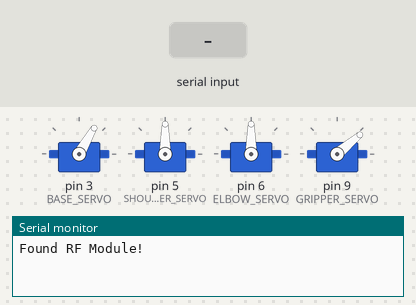
Simulated run of this sketch. Board: Arduino Uno, built with avr-gcc and run on an emulated ATmega328P. Parts: 4 × servo, the last lines printed to the serial monitor. The test bench sets the inputs (shaded band). No radio packets arrive unless stated.

Above: at 1.2 s.
1.3 s: "S" received over the second serial link
At 3.9 s:
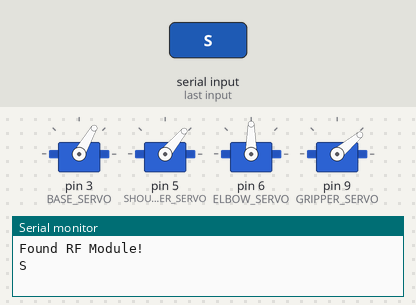
4.3 s: "E" received over the second serial link
At 7.7 s:
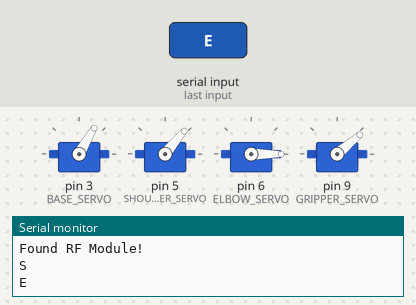
9.2 s: "B90\n" received over the second serial link
At 11.6 s:
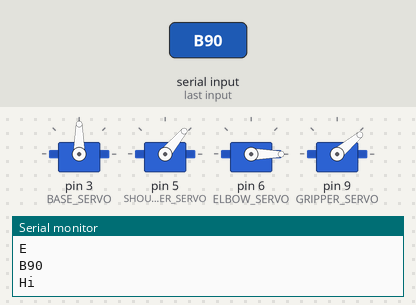
12.2 s: "B,45\n" received over the second serial link
At 16.2 s:
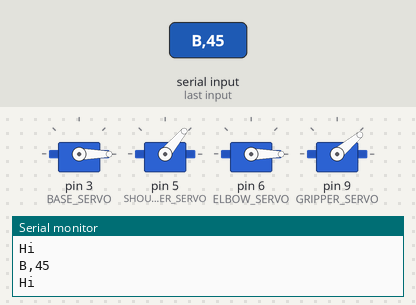
Timing chart, 0 to 17.7 s (numbered marks = the images above; inputs shaded):
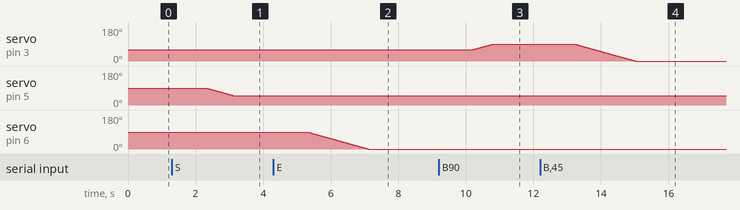

The sketch:

Robotic_Arm_Receiver.ino
```cpp
#include <Servo.h>
#include <SPI.h>
#include "RF24.h"
#include <SoftwareSerial.h>
#include <SimpleTimer.h>

#define BASE_SERVO 3
#define SHOULDER_SERVO 5
#define ELBOW_SERVO 6
#define GRIPPER_SERVO 9

#define BASE_START_POS 60
#define SHOULDER_START_POS 90
#define ELBOW_START_POS 90
#define GRIPPER_START_POS 40

//Define the Maximum possible position for the servos
#define BASE_MAX_POS 180
#define SHOULDER_MAX_POS 180
#define ELBOW_MAX_POS 120
#define GRIPPER_MAX_POS 180

//Define the Maximum possible position for the servos
#define BASE_MIN_POS 0
#define SHOULDER_MIN_POS 50
#define ELBOW_MIN_POS 0
#define GRIPPER_MIN_POS 0

#define CE_PIN 7
#define CSN_PIN 8

Servo base;
Servo shoulder;
Servo elbow;
Servo gripper;

SoftwareSerial Bluetooth(4, 10);

// instantiate an object for the nRF24L01 transceiver
RF24 radio(CE_PIN, CSN_PIN);
//address through which the RF modules communicate.
const byte address[6] = "00001";

SimpleTimer timer(1000);

bool grip_open = true;

void servo_RF_control(char directionX, char directionY, int angleX, int angleY, char grip){
  int posX, posY, posG;

  switch (directionX) {
    case 'R':
      posX = base.read() - 1;
      if (posX < BASE_MIN_POS) posX = BASE_MIN_POS;
      base.write(posX);

      // posX = base.read() - angleX*2;
      // if (posX < BASE_MIN_POS) posX = BASE_MIN_POS;

      // for (int i = base.read(); i >= posX; i--) {
      //   base.write(i);
      //   delay(10);
      // }

      break;

    case 'L':
      posX = base.read() + 1;
      if(posX > BASE_MAX_POS) posX = BASE_MAX_POS;
      base.write(posX);

      // posX = base.read() + angleX*2;
      // if (posX > BASE_MAX_POS) posX = BASE_MAX_POS;

      // for (int i = base.read(); i <= posX; i++) {
      //   base.write(i);
      //   delay(10);
      // }

      break;

  }

  switch (directionY) {
    case 'F':
      posY = shoulder.read() + 1;
      if (posY > SHOULDER_MAX_POS) posY = SHOULDER_MAX_POS;
      shoulder.write(posY);

      // posY = shoulder.read() + angleY*2;
      // if (posY > SHOULDER_MAX_POS) posY = SHOULDER_MAX_POS;

      // for (int i = shoulder.read(); i <= posY; i++) {
      //   shoulder.write(i);
      //   delay(10);
      // }

      break;

    case 'B':
      posY = shoulder.read() - 1;
      if (posY < SHOULDER_MIN_POS) posY = SHOULDER_MIN_POS;
      shoulder.write(posY);

      // posY = shoulder.read() - angleY*2;
      // if (posY < SHOULDER_MIN_POS) posY = SHOULDER_MIN_POS;

      // for (int i = shoulder.read(); i >= posY; i--) {
      //   shoulder.write(i);
      //   delay(10);
      // }

      break;

    case 'U':
      posY = elbow.read() - 1;
      if (posY < ELBOW_MIN_POS) posY = ELBOW_MIN_POS;
      elbow.write(posY);

      // posY = elbow.read() - angleY*2;
      // if (posY < ELBOW_MIN_POS) posY = ELBOW_MIN_POS;

      // for (int i = elbow.read(); i >= posY; i--) {
      //   elbow.write(i);
      //   delay(10);
      // }

      break;

    case 'D':
    posY = elbow.read() + 1;
    if(posY > ELBOW_MAX_POS) posY = ELBOW_MAX_POS;
    elbow.write(posY);

    // posY = elbow.read() + angleY*2;
    //   if (posY > ELBOW_MAX_POS) posY = ELBOW_MAX_POS;

    //   for (int i = elbow.read(); i <= posY; i++) {
    //     elbow.write(i);
    //     delay(10);
    //   }

      break;
  }

  switch (grip) {
    case 'C':
      // posG = gripper.read() - 1;
      if (grip_open) {
        for (int i = GRIPPER_MAX_POS; i>=GRIPPER_MIN_POS; i--){
          gripper.write(i);
          delay(15);
        }
        grip_open = false;
      }

      break;

    case 'O':
      // posG = gripper.read() + 1;
      if(!grip_open){
        for (int i = GRIPPER_MIN_POS; i<=GRIPPER_MAX_POS; i++){
          gripper.write(i);
          delay(15);
        }
        grip_open = true;
      }
      break;
  }

  delay(20);

}

void servo_BT_control(char servo, int pos){
  int prev_pos, new_pos;

  switch (servo) {
    case 'B':
    Serial.println("Hi");
      prev_pos = base.read();

      (pos > BASE_MAX_POS)? new_pos = BASE_MAX_POS : new_pos = pos;
      (pos < BASE_MIN_POS)? new_pos = BASE_MIN_POS : new_pos = pos;

      if (prev_pos < new_pos){
        for (int i=prev_pos; i<=pos; i++){
          base.write(i);
          delay(20);
        }
      } else {
        for (int i=prev_pos; i>=new_pos; i--){
          base.write(i);
          delay(20);
        }
      }
      break;

    case 'S':
      prev_pos = shoulder.read();

      (pos > SHOULDER_MAX_POS)? new_pos = SHOULDER_MAX_POS : new_pos = pos;
      (pos < SHOULDER_MIN_POS)? new_pos = SHOULDER_MIN_POS : new_pos = pos;

      if (prev_pos < new_pos){
        for (int i=prev_pos; i<=new_pos; i++){
          shoulder.write(i);
          delay(20);
        }
      } else {
        for (int i=prev_pos; i>=new_pos; i--){
          shoulder.write(i);
          delay(20);
        }
      }
      break;

    case 'E':
      prev_pos = elbow.read();

      (pos > ELBOW_MAX_POS)? new_pos = ELBOW_MAX_POS : new_pos = pos;
      (pos < ELBOW_MIN_POS)? new_pos = ELBOW_MIN_POS : new_pos = pos;

      if (prev_pos < new_pos){
        for (int i=prev_pos; i<=new_pos; i++){
          elbow.write(i);
          delay(20);
        }
      } else {
        for (int i=prev_pos; i>=new_pos; i--){
          elbow.write(i);
          delay(20);
        }
      }
      break;

    case 'G':
      prev_pos = gripper.read();

      (pos > GRIPPER_MAX_POS)? new_pos = GRIPPER_MAX_POS : new_pos = pos;
      (pos < GRIPPER_MIN_POS)? new_pos = GRIPPER_MIN_POS : new_pos = pos;

      if (prev_pos < new_pos){
        for (int i=prev_pos; i<=new_pos; i++){
          gripper.write(i);
          delay(20);
        }
      } else {
        for (int i=prev_pos; i>=new_pos; i--){
          gripper.write(i);
          delay(20);
        }
      }
      break;
  }
}

void setup() {
  Serial.begin(115200);

  base.attach(BASE_SERVO);
  shoulder.attach(SHOULDER_SERVO);
  elbow.attach(ELBOW_SERVO);
  gripper.attach(GRIPPER_SERVO);

  if(!radio.begin())
    Serial.println(F("radio hardware is not responding!!"));
  else
    Serial.println(F("Found RF Module!"));

  radio.setPALevel(RF24_PA_MAX);
  //set the address of the tranceiver
  radio.openReadingPipe(0, address);
  //Set module as receiver
  radio.startListening();

  Bluetooth.begin(9600);

  //Move the servos to their starting position
  base.write(BASE_START_POS);
  shoulder.write(SHOULDER_START_POS);
  elbow.write(ELBOW_START_POS);
  gripper.write(GRIPPER_START_POS);

}

void loop() {
  //Read the data if available from the RF transceiver buffer
  if (radio.available())
  {
    char RF_data[5];
    radio.read(&RF_data, sizeof(RF_data));
    Serial.print("Payload: ");
    Serial.println(RF_data);

    char directionX = RF_data[0];
    int angleX = atoi(RF_data + 1);
    // Serial.println(angleX);

    char directionY = RF_data[2];
    int angleY = atoi(RF_data + 3);
    // Serial.println(angleY);

    char grip = RF_data[4];

    servo_RF_control(directionX, directionY, angleX, angleY, grip);

  }

  //Read the data if available from the RF transceiver buffer
  if (!timer.isReady() && Bluetooth.available()) {
      Bluetooth.readString();
  }

  if (timer.isReady() && Bluetooth.available()) {
      String BT_data = Bluetooth.readString();
      Serial.println(BT_data);
      char servo = BT_data.charAt(0);
      int pos = BT_data.substring(1, BT_data.length()).toInt();

      servo_BT_control(servo, pos);
      timer.reset();
  }
}
```

Measured:
- after the input at 1.3 s, servo on pin 5 (SHOULDER_SERVO): moves from 90° to 50° over 0.78 s, starting after 1.0 s
- after the input at 4.3 s, servo on pin 6 (ELBOW_SERVO): moves from 90° to 0° over 1.8 s, starting after 1.0 s
- after the input at 9.2 s, servo on pin 3 (BASE_SERVO): moves from 60° to 90° over 0.58 s, starting after 1.0 s
- after the input at 12.2 s, servo on pin 3 (BASE_SERVO): moves from 90° to 0° over 1.8 s, starting after 1.0 s
